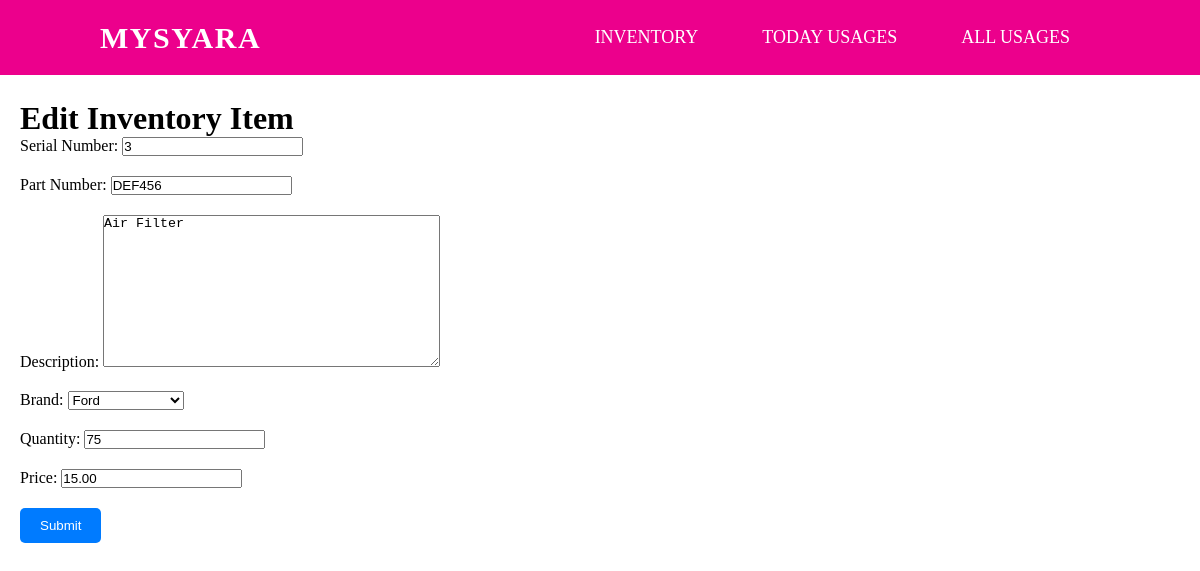
The page /edit/3/ on the database its author committed.
### inventory/models.py (models this page shows)
class InventoryItem(models.Model):
    serial_number = models.IntegerField(unique=True)
    part_number = models.CharField(max_length=100)
    description = models.TextField()
    brand = models.ForeignKey(Brand, on_delete=models.CASCADE)
    quantity = models.IntegerField()
    price = models.DecimalField(max_digits=10, decimal_places=2)

### inventory/views.py (the view)
# urls.py: path('edit/<int:pk>/', views.edit_inventory_item, name='edit_inventory_item'),
def edit_inventory_item(request, pk):
    inventory_item = get_object_or_404(InventoryItem, pk=pk)
    if request.method == 'POST':
        form = InventoryItemForm(request.POST, instance=inventory_item)
        if form.is_valid():
            form.save()
            return redirect('inventory_list')
    else:
        form = InventoryItemForm(instance=inventory_item)
    return render(request, 'edit_inventory_item.html', {'form': form})

### inventory/forms.py
class InventoryItemForm(forms.ModelForm):
    class Meta:
        model = InventoryItem
        fields = ['serial_number', 'part_number', 'description', "brand", "quantity", "price"]

### inventory/models.py (called while the page is built)
    def __str__(self):
        return self.name

### templates/edit_inventory_item.html (shortened to what this page needs)
{% extends 'base.html' %} {% block title %}Inventory List - MySyara Inventory{% endblock %} {% block content %}
</head>
<body>
    <div class="container">
        <div class="card">
            <div class="card-header">
                <h1>
                    {% if form.instance.pk %} Edit Inventory Item {% else %} Add Inventory Item {% endif %}</h1>
            </div>
            <div class="card-body">
                <form method="post">
                    <div class="form-group">
                        <label for="id_serial_number">Serial Number:</label> {{ form.serial_number }}
                    </div>
                    <div class="form-group">
                        <label for="id_part_number">Part Number:</label> {{ form.part_number }}
                    </div>
                    <div class="form-group">
                        <label for="id_description">Description:</label> {{ form.description }}
                    </div>
                    <div class="form-group">
                        <label for="id_brand">Brand:</label> {{ form.brand }}
                    </div>
                    <div class="form-group">
                        <label for="id_quantity">Quantity:</label> {{ form.quantity }}
                    </div>
                    <div class="form-group">
                        <label for="id_price">Price:</label> {{ form.price }}
                    </div>
                    <button type="submit" class="btn btn-primary">Submit</button>
                </form>
            </div>
        </div>
    </div>
</body>
{% endblock %}

### templates/base.html (style rules this page uses)
* { margin: 0px; padding: 0px; box-sizing: border-box; }

### templates/edit_inventory_item.html (style rules this page uses)
* { margin: 0px; padding: 0px; box-sizing: border-box; }
.container { padding-top: 100px; padding-left: 20px; }
.form-group { margin-bottom: 20px; }
.btn-primary { background-color: #007bff; color: #fff; padding: 10px 20px; border: none; border-radius: 5px; cursor: pointer; }

### rows shown on the page
InventoryItem: serial_number "3", part_number "DEF456", description "Air Filter", brand "Ford", quantity "75", price "15.00"
